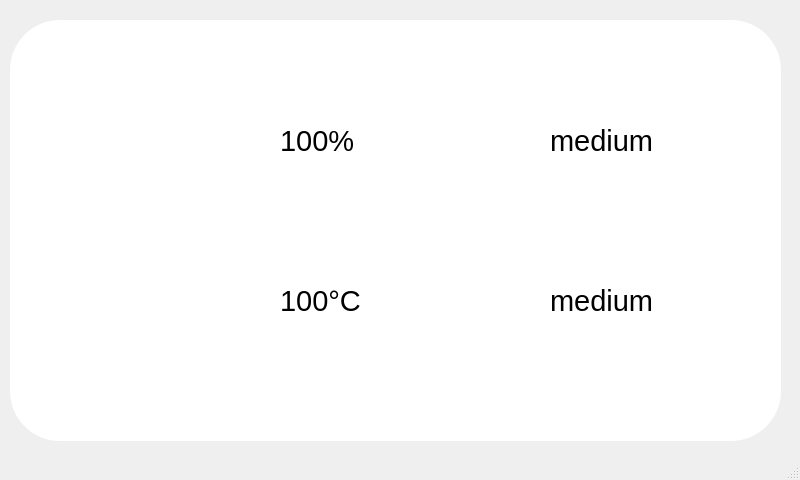
<?xml version="1.0" encoding="UTF-8"?>
<ui version="4.0">
 <class>MainWindow</class>
 <widget class="QMainWindow" name="MainWindow">
  <property name="geometry">
   <rect>
    <x>0</x>
    <y>0</y>
    <width>800</width>
    <height>480</height>
   </rect>
  </property>
  <property name="windowTitle">
   <string>MainWindow</string>
  </property>
  <widget class="QWidget" name="centralwidget">
   <widget class="QWidget" name="widget" native="true">
    <property name="geometry">
     <rect>
      <x>10</x>
      <y>20</y>
      <width>771</width>
      <height>421</height>
     </rect>
    </property>
    <property name="styleSheet">
     <string notr="true">background-color:rgba(255,255,255);
border-radius:50px;</string>
    </property>
    <widget class="QWidget" name="verticalLayoutWidget">
     <property name="geometry">
      <rect>
       <x>140</x>
       <y>70</y>
       <width>107</width>
       <height>324</height>
      </rect>
     </property>
     <layout class="QVBoxLayout" name="verticalLayout_2">
      <property name="leftMargin">
       <number>6</number>
      </property>
      <item>
       <widget class="QLabel" name="label_3">
        <property name="maximumSize">
         <size>
          <width>100</width>
          <height>100</height>
         </size>
        </property>
        <property name="text">
         <string/>
        </property>
        <property name="pixmap">
         <pixmap resource="icon/res.qrc">:/images/humidity.png</pixmap>
        </property>
        <property name="scaledContents">
         <bool>true</bool>
        </property>
       </widget>
      </item>
      <item>
       <spacer name="horizontalSpacer">
        <property name="orientation">
         <enum>Qt::Horizontal</enum>
        </property>
        <property name="sizeHint" stdset="0">
         <size>
          <width>40</width>
          <height>20</height>
         </size>
        </property>
       </spacer>
      </item>
      <item>
       <spacer name="verticalSpacer_2">
        <property name="orientation">
         <enum>Qt::Vertical</enum>
        </property>
        <property name="sizeHint" stdset="0">
         <size>
          <width>20</width>
          <height>40</height>
         </size>
        </property>
       </spacer>
      </item>
      <item>
       <spacer name="horizontalSpacer_5">
        <property name="orientation">
         <enum>Qt::Horizontal</enum>
        </property>
        <property name="sizeHint" stdset="0">
         <size>
          <width>40</width>
          <height>20</height>
         </size>
        </property>
       </spacer>
      </item>
      <item>
       <widget class="QLabel" name="label_2">
        <property name="maximumSize">
         <size>
          <width>100</width>
          <height>100</height>
         </size>
        </property>
        <property name="autoFillBackground">
         <bool>false</bool>
        </property>
        <property name="text">
         <string/>
        </property>
        <property name="pixmap">
         <pixmap resource="icon/res.qrc">:/images/thermometer.png</pixmap>
        </property>
        <property name="scaledContents">
         <bool>true</bool>
        </property>
       </widget>
      </item>
      <item>
       <spacer name="horizontalSpacer_2">
        <property name="orientation">
         <enum>Qt::Horizontal</enum>
        </property>
        <property name="sizeHint" stdset="0">
         <size>
          <width>40</width>
          <height>20</height>
         </size>
        </property>
       </spacer>
      </item>
      <item>
       <spacer name="verticalSpacer">
        <property name="orientation">
         <enum>Qt::Vertical</enum>
        </property>
        <property name="sizeHint" stdset="0">
         <size>
          <width>20</width>
          <height>40</height>
         </size>
        </property>
       </spacer>
      </item>
      <item>
       <spacer name="horizontalSpacer_7">
        <property name="orientation">
         <enum>Qt::Horizontal</enum>
        </property>
        <property name="sizeHint" stdset="0">
         <size>
          <width>40</width>
          <height>20</height>
         </size>
        </property>
       </spacer>
      </item>
     </layout>
    </widget>
    <widget class="QWidget" name="verticalLayoutWidget_2">
     <property name="geometry">
      <rect>
       <x>420</x>
       <y>70</y>
       <width>107</width>
       <height>324</height>
      </rect>
     </property>
     <layout class="QVBoxLayout" name="verticalLayout_4">
      <property name="leftMargin">
       <number>6</number>
      </property>
      <item>
       <widget class="QLabel" name="label_4">
        <property name="maximumSize">
         <size>
          <width>100</width>
          <height>100</height>
         </size>
        </property>
        <property name="text">
         <string/>
        </property>
        <property name="pixmap">
         <pixmap resource="icon/res.qrc">:/images/Intake.png</pixmap>
        </property>
        <property name="scaledContents">
         <bool>true</bool>
        </property>
       </widget>
      </item>
      <item>
       <spacer name="horizontalSpacer_9">
        <property name="orientation">
         <enum>Qt::Horizontal</enum>
        </property>
        <property name="sizeHint" stdset="0">
         <size>
          <width>40</width>
          <height>20</height>
         </size>
        </property>
       </spacer>
      </item>
      <item>
       <spacer name="verticalSpacer_3">
        <property name="orientation">
         <enum>Qt::Vertical</enum>
        </property>
        <property name="sizeHint" stdset="0">
         <size>
          <width>20</width>
          <height>40</height>
         </size>
        </property>
       </spacer>
      </item>
      <item>
       <spacer name="horizontalSpacer_10">
        <property name="orientation">
         <enum>Qt::Horizontal</enum>
        </property>
        <property name="sizeHint" stdset="0">
         <size>
          <width>40</width>
          <height>20</height>
         </size>
        </property>
       </spacer>
      </item>
      <item>
       <widget class="QLabel" name="label_5">
        <property name="maximumSize">
         <size>
          <width>100</width>
          <height>100</height>
         </size>
        </property>
        <property name="autoFillBackground">
         <bool>false</bool>
        </property>
        <property name="text">
         <string/>
        </property>
        <property name="pixmap">
         <pixmap resource="icon/res.qrc">:/images/Exhaust.png</pixmap>
        </property>
        <property name="scaledContents">
         <bool>true</bool>
        </property>
       </widget>
      </item>
      <item>
       <spacer name="horizontalSpacer_11">
        <property name="orientation">
         <enum>Qt::Horizontal</enum>
        </property>
        <property name="sizeHint" stdset="0">
         <size>
          <width>40</width>
          <height>20</height>
         </size>
        </property>
       </spacer>
      </item>
      <item>
       <spacer name="verticalSpacer_4">
        <property name="orientation">
         <enum>Qt::Vertical</enum>
        </property>
        <property name="sizeHint" stdset="0">
         <size>
          <width>20</width>
          <height>40</height>
         </size>
        </property>
       </spacer>
      </item>
      <item>
       <spacer name="horizontalSpacer_12">
        <property name="orientation">
         <enum>Qt::Horizontal</enum>
        </property>
        <property name="sizeHint" stdset="0">
         <size>
          <width>40</width>
          <height>20</height>
         </size>
        </property>
       </spacer>
      </item>
     </layout>
    </widget>
    <widget class="QWidget" name="verticalLayoutWidget_3">
     <property name="geometry">
      <rect>
       <x>270</x>
       <y>80</y>
       <width>81</width>
       <height>81</height>
      </rect>
     </property>
     <layout class="QVBoxLayout" name="verticalLayout_5">
      <item>
       <widget class="QLabel" name="label">
        <property name="font">
         <font>
          <pointsize>22</pointsize>
         </font>
        </property>
        <property name="text">
         <string>100%</string>
        </property>
       </widget>
      </item>
     </layout>
    </widget>
    <widget class="QWidget" name="verticalLayoutWidget_5">
     <property name="geometry">
      <rect>
       <x>270</x>
       <y>240</y>
       <width>81</width>
       <height>81</height>
      </rect>
     </property>
     <layout class="QVBoxLayout" name="verticalLayout_8">
      <item>
       <widget class="QLabel" name="label_6">
        <property name="font">
         <font>
          <pointsize>22</pointsize>
         </font>
        </property>
        <property name="text">
         <string>100°C</string>
        </property>
       </widget>
      </item>
     </layout>
    </widget>
    <widget class="QWidget" name="verticalLayoutWidget_6">
     <property name="geometry">
      <rect>
       <x>540</x>
       <y>240</y>
       <width>141</width>
       <height>81</height>
      </rect>
     </property>
     <layout class="QVBoxLayout" name="verticalLayout_13">
      <item>
       <widget class="QLabel" name="label_11">
        <property name="font">
         <font>
          <pointsize>22</pointsize>
         </font>
        </property>
        <property name="text">
         <string>medium</string>
        </property>
       </widget>
      </item>
     </layout>
    </widget>
    <widget class="QWidget" name="verticalLayoutWidget_7">
     <property name="geometry">
      <rect>
       <x>540</x>
       <y>80</y>
       <width>138</width>
       <height>81</height>
      </rect>
     </property>
     <layout class="QVBoxLayout" name="verticalLayout_14">
      <item>
       <widget class="QLabel" name="label_12">
        <property name="font">
         <font>
          <pointsize>22</pointsize>
         </font>
        </property>
        <property name="text">
         <string>medium</string>
        </property>
       </widget>
      </item>
     </layout>
    </widget>
    <widget class="QWidget" name="verticalLayoutWidget_8">
     <property name="geometry">
      <rect>
       <x>710</x>
       <y>180</y>
       <width>41</width>
       <height>41</height>
      </rect>
     </property>
     <layout class="QVBoxLayout" name="verticalLayout_15">
      <item>
       <widget class="QPushButton" name="pushButton_2">
        <property name="text">
         <string/>
        </property>
        <property name="icon">
         <iconset resource="icon/res.qrc">
          <normaloff>:/images/right-arrow.png</normaloff>:/images/right-arrow.png</iconset>
        </property>
        <property name="checkable">
         <bool>true</bool>
        </property>
       </widget>
      </item>
     </layout>
    </widget>
    <widget class="QWidget" name="verticalLayoutWidget_9">
     <property name="geometry">
      <rect>
       <x>20</x>
       <y>180</y>
       <width>41</width>
       <height>41</height>
      </rect>
     </property>
     <layout class="QVBoxLayout" name="verticalLayout_16">
      <item>
       <widget class="QPushButton" name="pushButton">
        <property name="styleSheet">
         <string notr="true"/>
        </property>
        <property name="text">
         <string/>
        </property>
        <property name="icon">
         <iconset resource="icon/res.qrc">
          <normaloff>:/images/left-arrow.png</normaloff>:/images/left-arrow.png</iconset>
        </property>
        <property name="checkable">
         <bool>true</bool>
        </property>
       </widget>
      </item>
     </layout>
    </widget>
   </widget>
  </widget>
  <widget class="QStatusBar" name="statusbar"/>
 </widget>
 <resources>
  <include location="icon/res.qrc"/>
  <include location="../icon/res.qrc"/>
 </resources>
 <connections/>
</ui>
